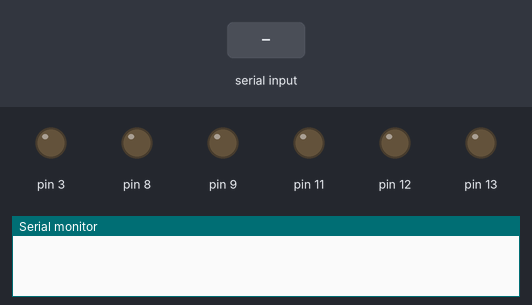
A sketch run on a simulated Arduino Uno, built with avr-gcc and run on an emulated ATmega328P. Shown: output pins drawn as LEDs (lit = HIGH), the last lines printed to the serial monitor. Inputs (shaded band) come from the test bench.

Above: at 1.2 s.
1.3 s: "w" received over Serial
At 2.5 s:
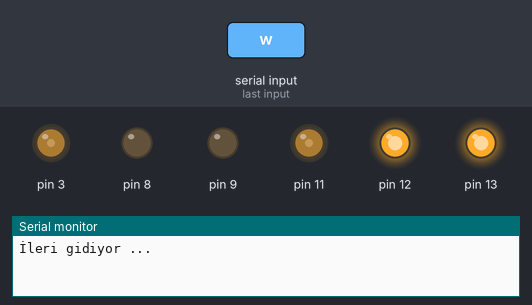
2.8 s: "a" received over Serial
At 3.7 s:
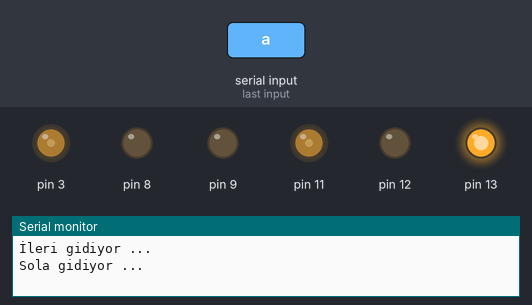
4.3 s: "d" received over Serial
At 4.8 s:
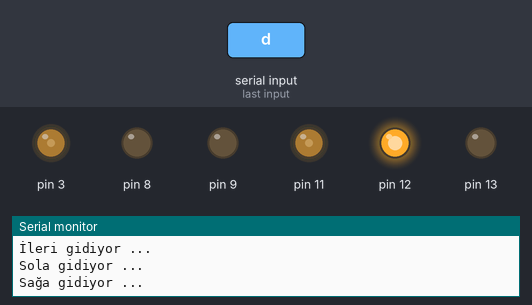
5.8 s: "s" received over Serial
At 7.2 s:
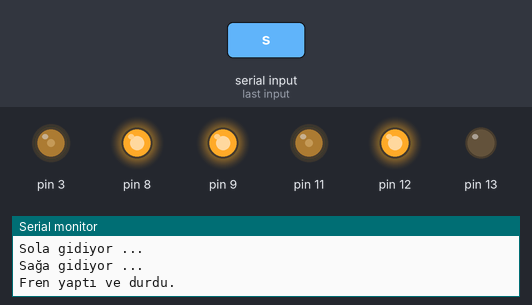
Timing chart, 0 to 8.3 s (numbered marks = the images above; inputs shaded):
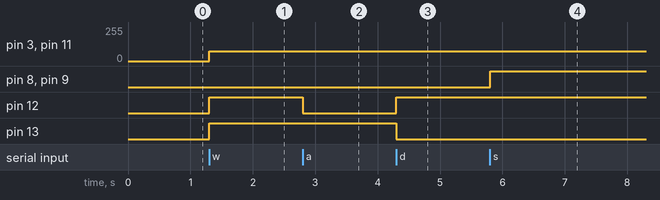

Measured:
- after the input at 1.3 s, pin 3, pin 11: 0/255 → 75/255 at once; pin 12, pin 13: LOW → HIGH at once
- after the input at 2.8 s, pin 12: HIGH → LOW at once
- after the input at 4.3 s, pin 12: LOW → HIGH at once; pin 13: HIGH → LOW at once
- after the input at 5.8 s, pin 8, pin 9: LOW → HIGH at once

The sketch:

tank.ino
```cpp
int DonmeHizi = 75;


void ileri(int hiz){

  digitalWrite(12, HIGH);
  digitalWrite(9, LOW);
  analogWrite(3, hiz);

  digitalWrite(13, HIGH);
  digitalWrite(8, LOW);
  analogWrite(11, hiz);
}

void solaDon(int hiz){

  digitalWrite(12, LOW);
  digitalWrite(9, LOW);
  analogWrite(3, hiz);

  digitalWrite(13, HIGH);
  digitalWrite(8, LOW);
  analogWrite(11, hiz);
}

void sagaDon(int hiz){

  digitalWrite(12, HIGH);
  digitalWrite(9, LOW);
  analogWrite(3, hiz);

  digitalWrite(13, LOW);
  digitalWrite(8, LOW);
  analogWrite(11, hiz);
}

void geri(int hiz){

  digitalWrite(12, LOW);
  digitalWrite(9, LOW);
  analogWrite(3, hiz);

  digitalWrite(13, LOW);
  digitalWrite(8, LOW);
  analogWrite(11, hiz);
}

void dur(){
  digitalWrite(9, HIGH);
  digitalWrite(8, HIGH);
}


void setup() {
  Serial.begin(9600);
  //A motoru
  pinMode(12,OUTPUT);
  pinMode(9, OUTPUT);
  pinMode(13,OUTPUT);
  pinMode(8, OUTPUT);
}

char h = 0;

void loop() {
  if (Serial.available() > 0) {
    h = Serial.read();

    if (h == 'w')
    {
      Serial.print("İleri gidiyor ...\n");
      ileri(DonmeHizi);
      delay(1000);
    }

    else if (h == 'a')
    {
      Serial.print("Sola gidiyor ...\n");
      solaDon(DonmeHizi);
      delay(1000);
    }

    else if (h == 'd')
    {
      Serial.print("Sağa gidiyor ...\n");
      sagaDon(DonmeHizi);
      delay(1000);
    }

    else if (h == 's')
    {
      Serial.print("Fren yaptı ve durdu.\n");
      dur();
      delay(1000);
    }
  }
}
```
